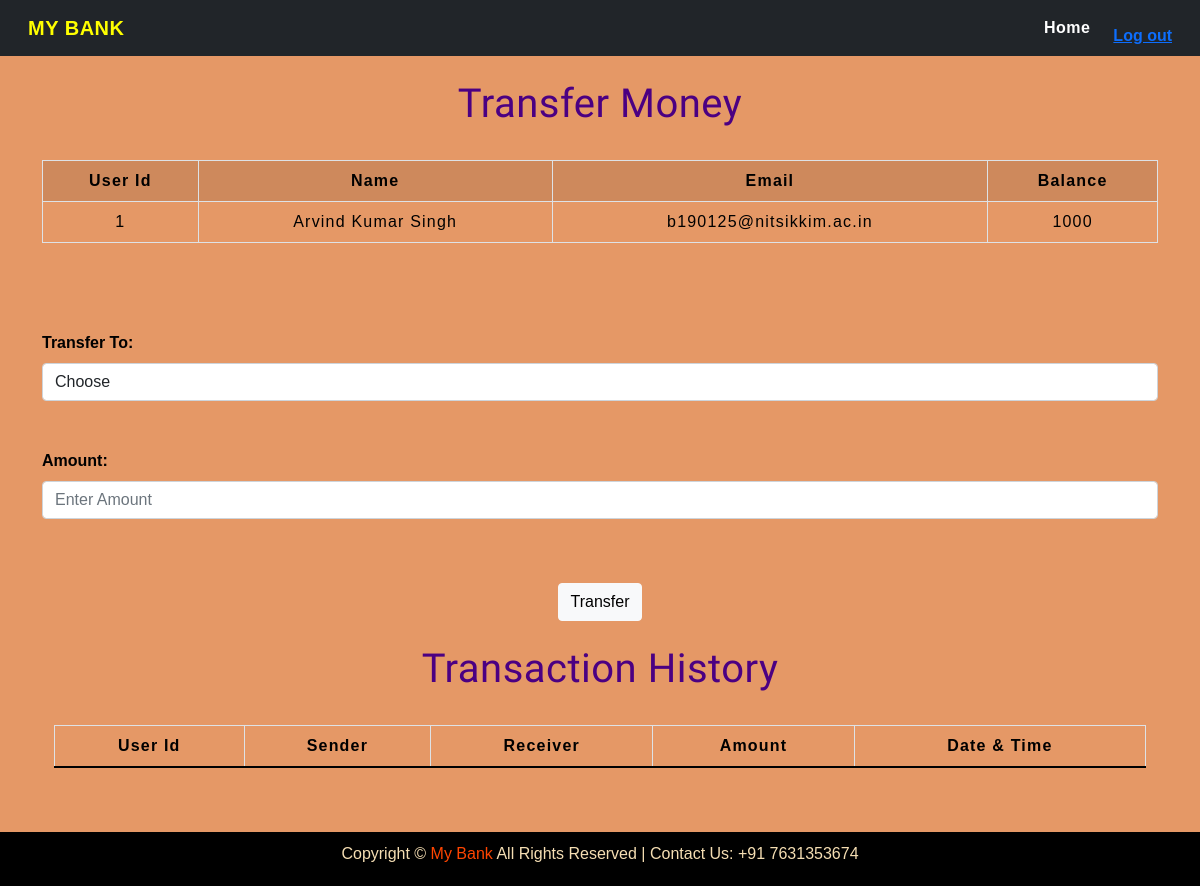
Before: /selecteduserdetail.php?id=1 with the older database file.
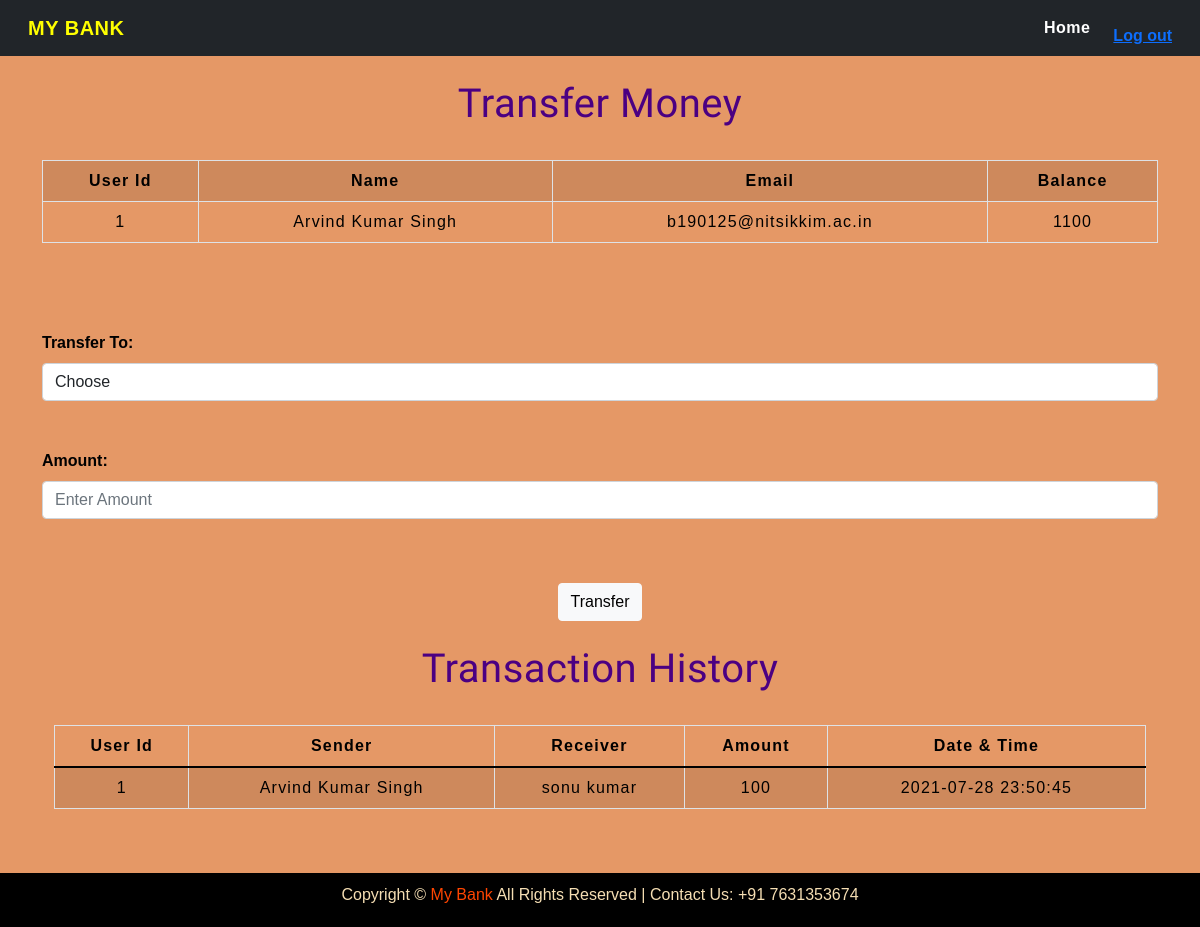
After: the same page with the newer database file.
### tables this page shows
CREATE TABLE `users` (
  `id` int(3) NOT NULL,
  `name` text NOT NULL,
  `email` varchar(30) NOT NULL,
  `balance` int(8) NOT NULL,
  `password` varchar(20) DEFAULT NULL
);

CREATE TABLE `transaction` (
  `sno` int(3) NOT NULL,
  `id` int(5) DEFAULT NULL,
  `sender` text NOT NULL,
  `receiver` text NOT NULL,
  `balance` int(8) NOT NULL,
  `datetime` datetime NOT NULL DEFAULT current_timestamp()
);

### selecteduserdetail.php (the view, shortened to what the changed rows need)
<!DOCTYPE html>
<html lang="en">
<head>
    <link rel="stylesheet" href="https://stackpath.bootstrapcdn.com/bootstrap/4.5.2/css/bootstrap.min.css"
>
    <link href="https://cdn.jsdelivr.net/npm/bootstrap@5.0.2/dist/css/bootstrap.min.css" rel="stylesheet"
>
    <link rel="stylesheet" type="text/css" href="css/navbar.css">
    <link rel="stylesheet" type="text/css" href="css/table.css">
</head>
<body style="background-color : #E59866 ;">
	<div class="container">
        <h2 class="text-center pt-4" style="color : indigo;">Transfer Money</h2>
            <?php
                include 'config.php';
                $sid=$_GET['id'];
                $sql = "SELECT * FROM  users where id=$sid";
                $result=mysqli_query($conn,$sql);
                $rows=mysqli_fetch_assoc($result);
            ?>
            <form method="post" name="tcredit" class="tabletext" ><br>
                <div>
                    <table class="table table-striped table-condensed table-bordered">
                        <tr style="color : black;">
                            <th class="text-center">User Id</th>
                            <th class="text-center">Name</th>
                            <th class="text-center">Email</th>
                            <th class="text-center">Balance</th>
                        </tr>
                        <tr style="color : black;">
                            <td class="py-2"><?php echo $rows['id'] ?></td>
                            <td class="py-2"><?php echo $rows['name'] ?></td>
                            <td class="py-2"><?php echo $rows['email'] ?></td>
                            <td class="py-2"><?php echo $rows['balance'] ?></td>
                        </tr>
                    </table>
                </div>
                <br><br><br>
                <br><br>
                <br><br>
            </form>
        <div class="container">
            <h2 class="text-center pt-4" style="color : indigo;">Transaction History</h2><br>
            <div class="table-responsive-sm">
                <table class="table table-hover table-striped table-condensed table-bordered">
                    <thead style="color : black;">
                        <tr>
                            <th class="text-center">User Id</th>
                            <th class="text-center">Sender</th>
                            <th class="text-center">Receiver</th>
                            <th class="text-center">Amount</th>
                            <th class="text-center">Date & Time</th>
                        </tr>
                    </thead>
                    <tbody>
                        <?php
                            include 'config.php';
                            $sid=$_GET['id'];
                            $sql ="select * from transaction where id=$sid";
                            $query =mysqli_query($conn, $sql);
                            while($rows = mysqli_fetch_assoc($query))
                            {
                        ?>
                            <tr style="color : black;">
                            <td class="py-2"><?php echo $rows['id']; ?></td>
                            <td class="py-2"><?php echo $rows['sender']; ?></td>
                            <td class="py-2"><?php echo $rows['receiver']; ?></td>
                            <td class="py-2"><?php echo $rows['balance']; ?> </td>
                            <td class="py-2"><?php echo $rows['datetime']; ?> </td>
                            </tr>
                        <?php
                            }
                        ?>
                    </tbody>
                </table>
            </div>
        </div><br><br>
    </div>
</body>
</html>

Changed rows visible on the page:
changed users "Arvind Kumar Singh": balance "1000" → "1100"
added transaction: id "1", sender "Arvind Kumar Singh", receiver "sonu kumar", balance "100", datetime "2021-07-28 23:50:45"
